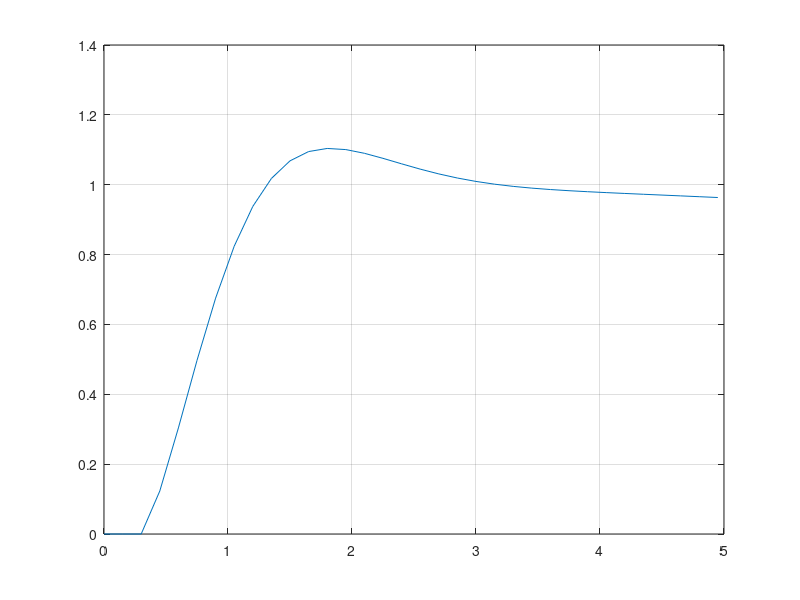

Reproduce this figure in MATLAB.
T = 0.15;
Gs = tf(1, [1, 1]);
Gz = c2d(Gs, T);
Hs = tf([1],[1, 0]);
GHs = Gs*Hs;
GHz = c2d(GHs, T);
Cs = tf([5.175, -4.455],[1, -0.5388], T);
%C:
%e[k] = r[k] - v[k]
%u[k] = 5.175*e[k] - 4.455*e[k-1] + 0.5388*u[k-1]
%G:
%c[k] = 0.1393*u[k-1] + 0.8607c[k-1]
%GH:
%v[k] = 0.01071*u[k1] + 1.861*v[k-1] + 0.01019*u[k-2] - 0.8607*v[k-2]
Tf=5;
kmax = floor(5/T)+1;
t = T * (0:(kmax-1));
r = T * (0:(kmax-1));
u = zeros(1, kmax);
c = zeros(1, kmax);
v = zeros(1, kmax);
e = r - v;
for k = 3:kmax
    v(k) = 0.01071 * u(k-1) + 1.861 * v(k-1) + 0.01019 * u(k-2) - 0.8607 * v(k-2);
    e(k) = r(k) - v(k);
    u(k) = 5.175 * e(k) - 4.455 * e(k-1) + 0.5388 * u(k-1);
    c(k) = 0.1393 * u(k-1) + 0.8607 * c(k-1);
end
plot(t, c);
grid on;
